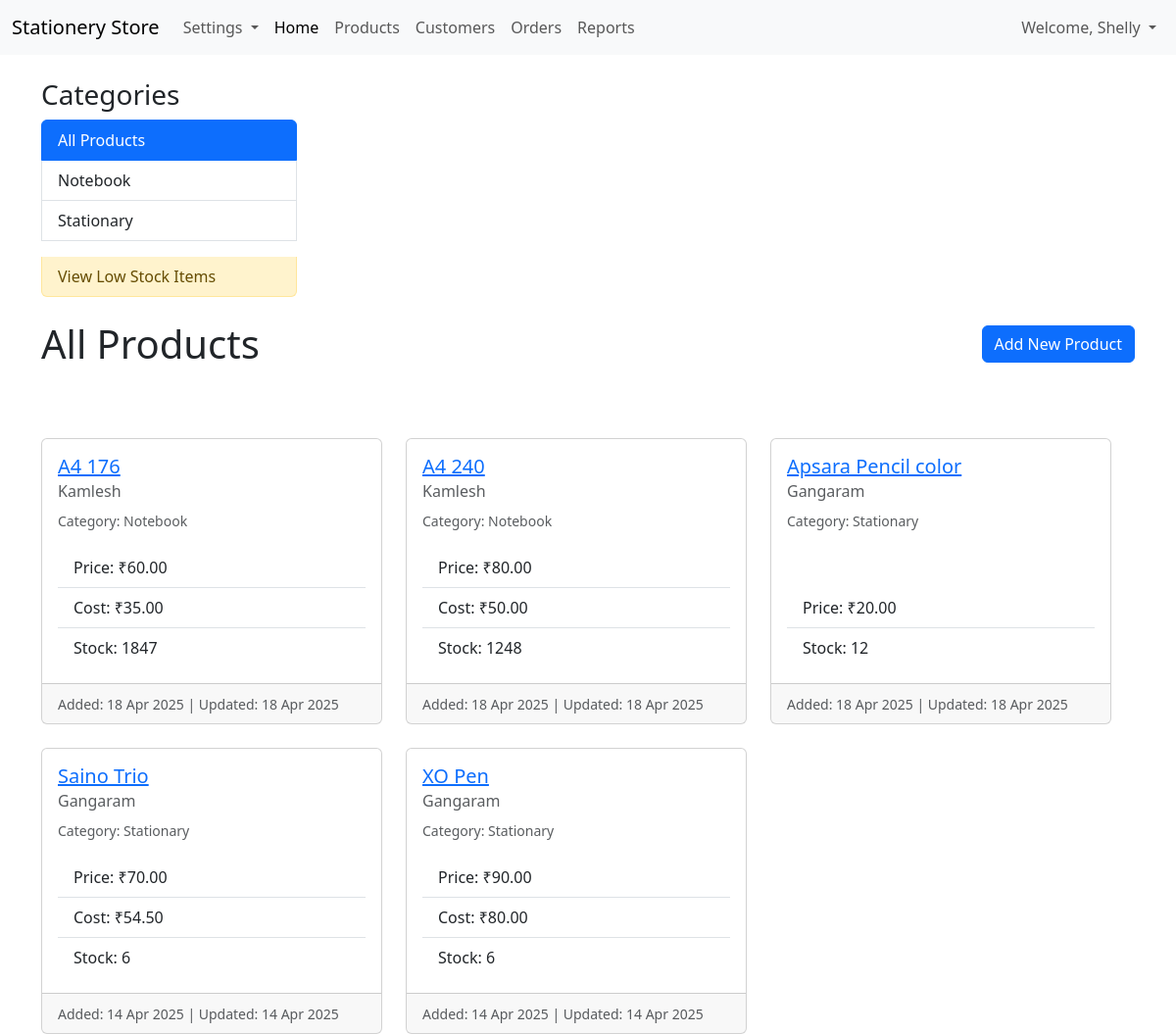
Screenshot of /inventory/ (signed in) with the database file from the repository.
### inventory/models.py (models this page shows, shortened)
class Category(models.Model):
    name = models.CharField(max_length=100, unique=True) # Category name must be unique
    slug = models.SlugField(max_length=110, unique=True, blank=True) # URL-friendly version of name (auto-populated later)
    class Meta:
        ordering = ('name',) # Default order categories alphabetically by name
        verbose_name = 'category' # How it appears in admin (singular)
        verbose_name_plural = 'categories' # How it appears in admin (plural)

class Product(models.Model):
    category = models.ForeignKey(Category, related_name='products', on_delete=models.SET_NULL, null=True, blank=True)
    name = models.CharField(max_length=200)
    description = models.TextField(blank=True, null=True)
    selling_price = models.DecimalField(max_digits=10, decimal_places=2)
    cost_price = models.DecimalField(max_digits=10, decimal_places=2, null=True, blank=True)
    manufacturer = models.CharField(max_length=100, blank=True, null=True)
    stock_quantity = models.IntegerField(default=0)
    low_stock_threshold = models.PositiveIntegerField(default=5, help_text="Notify when stock reaches this level or lower.") # <-- ADD THIS LINE
    created_at = models.DateTimeField(auto_now_add=True)
    updated_at = models.DateTimeField(auto_now=True)

### inventory/views.py (the view)
# urls.py: path('', views.product_list_view, name='product_list'),
def product_list_view(request, category_slug=None): # Add category_slug=None as optional argument
    categories = Category.objects.all() # Get all categories for navigation
    products = Product.objects.all() # Start with all products (add .filter(available=True) later)
    current_category = None # Initialize current_category
    if category_slug:
        current_category = get_object_or_404(Category, slug=category_slug)
        products = products.filter(category=current_category)
    products = products.order_by('name')
    context = {
        'products': products,           # The list of products (filtered or all)
        'categories': categories,       # All categories for navigation/display
        'current_category': current_category, # The specific category being viewed (or None)
    }
    return render(request, 'inventory/product_list.html', context)

### inventory/templates/inventory/product_list.html (shortened to what this page needs)
{% extends "base.html" %}
{% load auth_extras %}
{% block content %}
  <div class="row">
    <div class="col-md-3 mb-4">
      <h3>Categories</h3>
      <div class="list-group">
        <a href="{% url 'inventory:product_list' %}"
           class="list-group-item list-group-item-action {% if not current_category %}active{% endif %}">
          All Products
        </a>
        {% for cat in categories %}
          <a href="{% url 'inventory:product_list_by_category' category_slug=cat.slug %}"
             class="list-group-item list-group-item-action {% if current_category.slug == cat.slug %}active{% endif %}">
            {{ cat.name }}
          </a>
        {% endfor %}
        <a href="{% url 'inventory:low_stock_list' %}"
           class="list-group-item list-group-item-action list-group-item-warning mt-3">
          View Low Stock Items
        </a>
      </div>
    </div>
    <div class="d-flex justify-content-between align-items-center mb-4">
        <h1 class="mb-0">
          {% if current_category %}
            {{ current_category.name }}
          {% else %}
            All Products
          {% endif %}
        </h1>
        {% if user.is_superuser or user|has_group:"Manager" %}
        <a href="{% url 'inventory:product_add' %}" class="btn btn-primary">
           Add New Product
        </a>
        {% endif %}
      </div>
      {% if products %}
        <div class="row row-cols-1 row-cols-md-2 row-cols-lg-3 g-4">
          {% for product in products %}
            <div class="col">
              <div class="card h-100">
                <div class="card-body d-flex flex-column">
                  <h5 class="card-title">
                    <a href="{% url 'inventory:product_detail' pk=product.pk %}">
                      {{ product.name }}
                    </a>
                  </h5>
                  {% if user.is_superuser or user|has_group:"Manager" %}
                    {% if product.manufacturer %}
                      <h6 class="card-subtitle mb-2 text-muted">{{ product.manufacturer }}</h6>
                    {% endif %}
                  {% endif %}
                  {% if product.category %}
                  <p class="card-text"><small class="text-muted">Category: {{ product.category.name }}</small></p>
                  {% endif %}
                  <ul class="list-group list-group-flush mt-auto">
                     <li class="list-group-item">Price: ₹{{ product.selling_price }}</li>
                     {% if user.is_superuser or user|has_group:"Manager" %}
                        {% if product.cost_price %}
                          <li class="list-group-item">Cost: ₹{{ product.cost_price|floatformat:2 }}</li>
                        {% endif %}
                      {% endif %}
                      <li class="list-group-item">Stock: {{ product.stock_quantity }}</li>
                  </ul>
                </div>
                <div class="card-footer">
                  <small class="text-muted">
                    Added: {{ product.created_at|date:"d M Y" }} |
                    Updated: {{ product.updated_at|date:"d M Y" }}
                  </small>
                </div>
              </div>
            </div>
          {% endfor %}
        </div>
      {% else %}
        <div class="alert alert-warning" role="alert">
          No products found in this category.
        </div>
      {% endif %}
    </div>
{% endblock %}

### templates/base.html (shortened to what this page needs)
<!doctype html>
<html lang="en">
  <head>
    {% load auth_extras %}
    <link href="https://cdn.jsdelivr.net/npm/bootstrap@5.3.5/dist/css/bootstrap.min.css" rel="stylesheet">
  </head>
  <body>
    <nav class="navbar navbar-expand-lg navbar-light bg-light mb-4">
      <div class="container-fluid">
        <a class="navbar-brand" href="{% url 'dashboard:dashboard_home' %}">Stationery Store</a>
        <div class="collapse navbar-collapse" id="navbarNav">
            <ul class="navbar-nav">
            {% if user.is_authenticated %}
              {% if user.is_superuser or user|has_group:"Manager" %}
              <li class="nav-item dropdown">
                 <a class="nav-link dropdown-toggle" href="#" id="settingsDropdown" role="button" data-bs-toggle="dropdown" aria-expanded="false">
                   Settings
                 </a>
               </li>
               {% endif %}
           {% endif %}
              <li class="nav-item">
                <a class="nav-link active" aria-current="page" href="#">Home</a>
              </li>
              <li class="nav-item">
                 <a class="nav-link" href="{% url 'inventory:product_list' %}">Products</a>
              </li>
              <li class="nav-item">
                 <a class="nav-link" href="{% url 'customers:customer_list' %}">Customers</a>
              </li>
              <li class="nav-item">
                <a class="nav-link" href="{% url 'orders:order_list' %}">Orders</a>
             </li>
             {% if user.is_authenticated %}
        {% if user.is_superuser or user|has_group:"Manager" %}
          <li class="nav-item">
             <a class="nav-link" href="{% url 'reports:sales_summary' %}">Reports</a>
          </li>
        {% endif %}
     {% endif %}
            </ul>
        <ul class="navbar-nav ms-auto mb-2 mb-lg-0">
             {% if user.is_authenticated %}
                <li class="nav-item dropdown">
                  <a class="nav-link dropdown-toggle" href="#" id="userDropdown" role="button" data-bs-toggle="dropdown" aria-expanded="false">
                    Welcome, {{ user.get_full_name|default:user.username }}
                  </a>
                </li>
            {% else %}
                <li class="nav-item">
                    <a class="nav-link" href="{% url 'login' %}?next={{ request.path|urlencode }}">Login</a>
                </li>
            {% endif %}
        </ul>
        </div>
      </div>
    </nav>
    <main class="container">
        {% block content %}
        {% endblock %}
      </main>
  </body>
</html>

### rows the page displays
Category: name "Notebook"
Category: name "Stationary"
Product: name "A4 176", manufacturer "Kamlesh", category.name "Notebook", selling_price "60.00", cost_price "35.00", stock_quantity "1847", created_at "18 Apr 2025", updated_at "18 Apr 2025"
Product: name "A4 240", manufacturer "Kamlesh", category.name "Notebook", selling_price "80.00", cost_price "50.00", stock_quantity "1248", created_at "18 Apr 2025", updated_at "18 Apr 2025"
Product: name "Apsara Pencil color", manufacturer "Gangaram", category.name "Stationary", selling_price "20.00", stock_quantity "12", created_at "18 Apr 2025", updated_at "18 Apr 2025"
Product: name "Saino Trio", manufacturer "Gangaram", category.name "Stationary", selling_price "70.00", cost_price "54.50", stock_quantity "6", created_at "14 Apr 2025", updated_at "14 Apr 2025"
Product: name "XO Pen", manufacturer "Gangaram", category.name "Stationary", selling_price "90.00", cost_price "80.00", stock_quantity "6", created_at "14 Apr 2025", updated_at "14 Apr 2025"

### other values shown
{{ user.get_full_name|default:user.username }} "Shelly"
